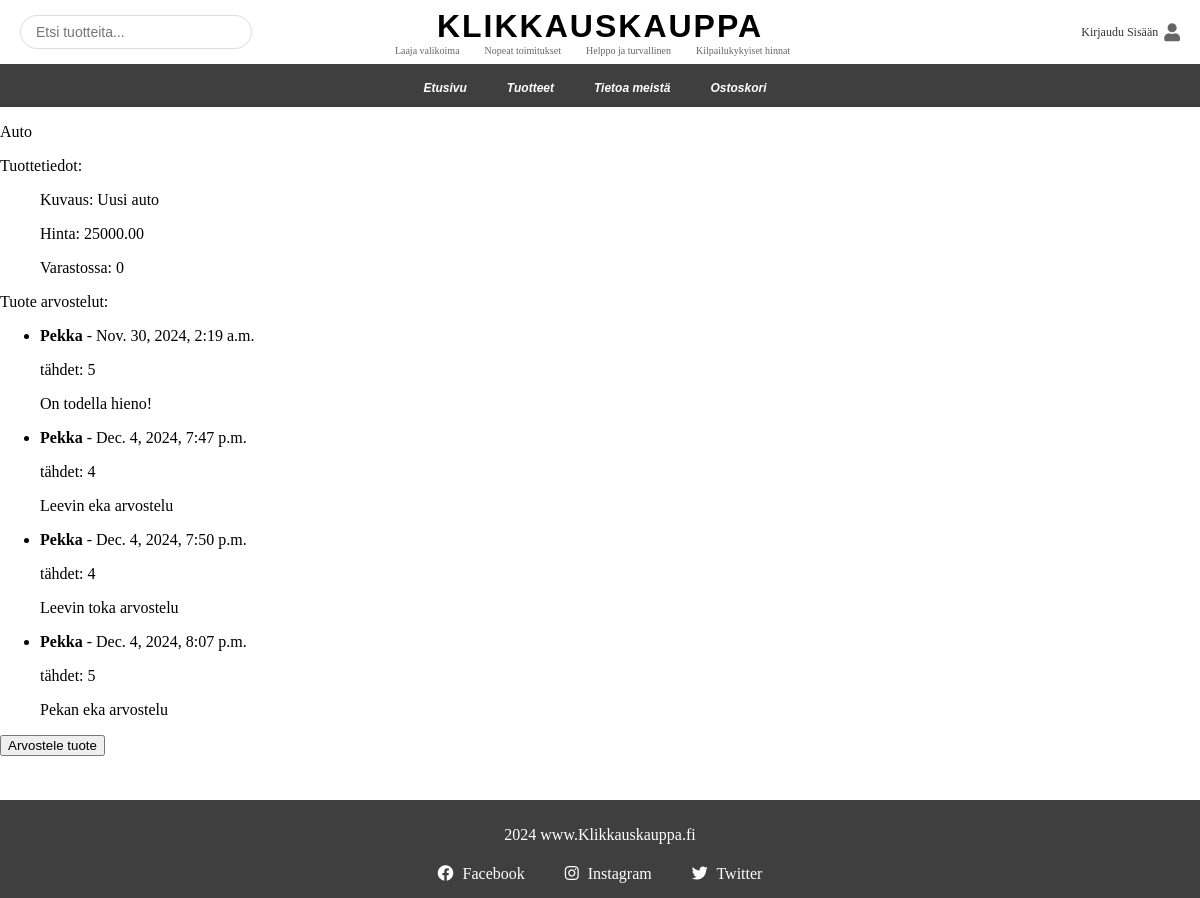
Screenshot of /Klikkauskauppa/product/1/ with the database file from the repository.
### verkkokauppa/models.py (models this page shows, shortened)
class Product(models.Model):
    name = models.CharField(max_length=100, help_text="Lisää tuotteen nimi")
    price = models.DecimalField(max_digits=8, decimal_places=2, help_text="Lisää tuotteen hinta")
    stock = models.PositiveIntegerField(default=0, help_text="Lisää tuotteen varastomäärä")
    image = models.ImageField(upload_to="images/", blank=True, null=True, help_text="Lisää tuotekuva")
    date_added = models.DateTimeField(auto_now_add=True)
    discount_price = models.DecimalField(max_digits=8, decimal_places=2, null=True, blank=True, help_text="Alennushinta")

class Productdetail(models.Model):
    product = models.ForeignKey(Product, on_delete=models.CASCADE)
    detail = models.CharField(max_length=400, help_text="Lisää tuotteen tarkempi kuvaus")
    photo = models.ImageField(upload_to="images/", blank=True, null=True, help_text="Lisää tuotekuva")

class Review(models.Model):
    product = models.ForeignKey(Product, on_delete=models.CASCADE, related_name='reviews')  # Add related_name
    review = models.TextField(max_length=300)
    stars = models.PositiveSmallIntegerField(validators=[MinValueValidator(0), MaxValueValidator(5)], help_text="Anna tähtiä (0-5)")
    date_added = models.DateTimeField(auto_now=True)
    owner = models.ForeignKey(User, on_delete=models.CASCADE)

### verkkokauppa/views.py (the view)
# urls.py: path("product/<int:product_id>/", views.product_detail, name="product_detail"),
def product_detail(request, product_id):
    product = get_object_or_404(Product, id=product_id)
    productdetails = Productdetail.objects.filter(product=product)
    reviews = product.reviews.all()  # Now you can use product.reviews.all()
    if not reviews:  # Ensure no error happens when there are no reviews
        reviews = []
    context = {
        "product": product,
        "productdetails": productdetails,
        "reviews": reviews
    }
    return render(request, "verkkokauppa/product.html", context)

### verkkokauppa/templates/verkkokauppa/product.html (shortened to what this page needs)
{% extends "verkkokauppa/base.html" %}
{% block content %}
<p> {{ product.name }}</p>
<p>Tuottetiedot:</p>
    <ul>
        {% for detail in productdetails %}
            <p>Kuvaus: {{ detail.detail }}</p>
        {% empty %}
            <p>Ei tuote tietoja.</p>
        {% endfor %}
    </ul>
    <ul>
        <p>Hinta: {{ product.price }}</p>
        <p>Varastossa: {{ product.stock }}</p>
    </ul>
    <p>Tuote arvostelut:</p>
    <ul>
        {% for review in reviews %}
            <li>
                <strong>{{ review.owner.username }}</strong> - {{ review.date_added }}
                <p>tähdet: {{ review.stars }}</p>
                <p>{{ review.review }}</p>
            </li>
        {% empty %}
            <li>Arvosteluja ei ole lisätty.</li>
        {% endfor %}
    </ul>
    <a href="{% url 'verkkokauppa:add_review' product.id %}">
        <button type="button">Arvostele tuote</button>
    </a>
{% endblock content %}

### static/css/base.css (style rules this page uses)
body { margin: 0; padding: 0; }

### rows the page displays
Product: name "Auto", price "25000.00", stock "0"
Productdetail: detail "Uusi auto"
Review: owner.username "Pekka", date_added "Nov. 30, 2024, 2:19 a.m.", stars "5", review "On todella hieno!"
Review: owner.username "Pekka", date_added "Dec. 4, 2024, 7:47 p.m.", stars "4", review "Leevin eka arvostelu"
Review: owner.username "Pekka", date_added "Dec. 4, 2024, 7:50 p.m.", stars "4", review "Leevin toka arvostelu"
Review: owner.username "Pekka", date_added "Dec. 4, 2024, 8:07 p.m.", stars "5", review "Pekan eka arvostelu"
